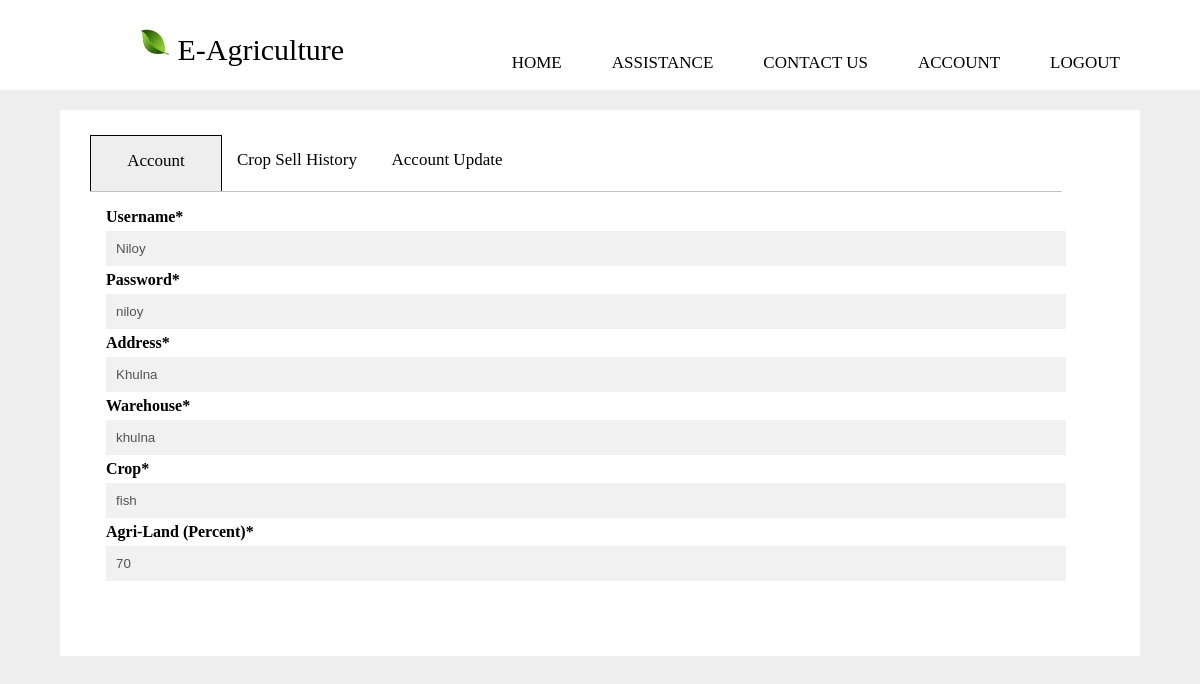
The page /account.php (signed in) on the database its author committed.
### tables this page shows
CREATE TABLE `farmer` (
  `id` int(11) NOT NULL,
  `username` varchar(50) NOT NULL,
  `password` varchar(50) NOT NULL,
  `warehouse` varchar(100) NOT NULL,
  `cropType` varchar(100) NOT NULL,
  `agriLand` double NOT NULL,
  `address` text NOT NULL
);

### lib/Database.php (called while the page is built, shortened)
<?php
Class Database{
		private $host   = "localhost";
	private $user   = "root";
	private $pass   = "";
	private $dbname = "e_agri";
	public $link;
	private function connectDB(){
	$this->link = new mysqli($this->host, $this->user, $this->pass, $this->dbname);
 }
	public function select($query){
		$result = $this->link->query($query) or die($this->link->error.__LINE__);
		if($result->num_rows > 0){
			return $result;
		} else {
			return false;
		}
	}
}

### account.php (the view, shortened to what this page needs)
<?php include './header.php'; ?>
<div class="assistance-header">
	<div class="assistance-header-option">
		<div class="assistance account assistance-show">Account</div>
		<div class="assistance sell-history">Crop Sell History</div>
		<div class="assistance account-update" style="width: 150px;">Account Update</div>
	</div><br><br>
	<div class="assistance-header-option-detail">
      <?php
          $query = "SELECT * from `farmer` where username='$_COOKIE[username]' and password='$_COOKIE[password]' LIMIT 1";
          $result = $db->select($query);
          if ($result) {
            $Profile = $result->fetch_assoc();
      ?>
            <div class="containerr">
              <label ><b>Username*</b></label>
              <input type="text" name="username" value="<?php echo $Profile['username']; ?>" disabled="disabled">
              <label><b>Password*</b></label>
              <input type="text"  name="pass" value="<?php echo $Profile['password']; ?>" disabled="disabled">
              <label><b>Address*</b></label>
              <input type="text" name="address" value="<?php echo $Profile['address']; ?>" disabled="disabled">
              <label><b>Warehouse*</b></label>
              <input type="text" name="address" value="<?php echo $Profile['warehouse']; ?>" disabled="disabled">
              <label><b>Crop*</b></label>
              <input type="text" name="address" value="<?php echo $Profile['cropType']; ?>" disabled="disabled">
              <label><b>Agri-Land (Percent)*</b></label>
              <input type="text" name="address" value="<?php echo $Profile['agriLand']; ?>" disabled="disabled">
            </div><br><br><br>
      <?php
         }
      ?>
	</div>
</div>

### css/index.css (style rules this page uses)
body { margin: 0; left: 0; top: 0; background-color: #eee; }
.assistance-header { margin-left: 5%; margin-top: 20px; width: 90%; height: auto; background: white; }
.assistance-header-option { margin-left: 20px; padding-top: 20px; clear: both; font-size: 17px; }
.assistance { float: left; margin-left: 10px; width: 130px; height: 40px; text-align: center; margin-top: 5px; padding-top: 15px; cursor: pointer; }
.assistance-show { border-left: 1px solid black; border-right: 1px solid black; border-top: 1px solid black; background: #eee; }
.assistance-header-option-detail { clear: both; margin-left: 30px; width: 90%; border-top: 1px solid #c2c2c2; }

### account.php (style rules this page uses)
.containerr { padding: 16px; background-color: white; }
input[type=text], input[type=password], input[type=email], #dMethodt, #dTo, #wType, #wMethod { width: 100%; padding: 10px; margin: 5px 0 5px 0; display: inline-block; border: none; background: #f1f1f1; }

### rows shown on the page
farmer: username "Niloy", pass "niloy", address "Khulna", address "khulna", address "fish", address "70"
